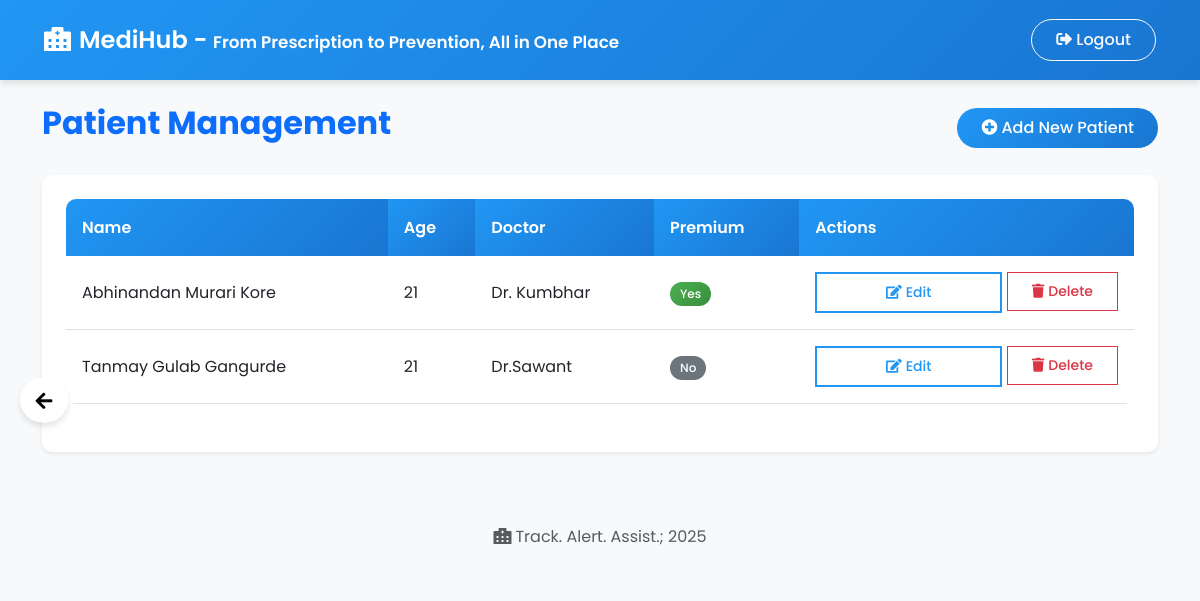
The app's page /receptionist/patient-management (signed in) with its own data.
### app/models.py (models this page shows, shortened)
class Patient(db.Model):
    id = db.Column(db.Integer, primary_key=True)
    user_id = db.Column(db.Integer, db.ForeignKey('user.id'), nullable=False)
    name = db.Column(db.String(100), nullable=False)
    age = db.Column(db.Integer, nullable=False)
    gender = db.Column(db.String(10), nullable=False)
    contact = db.Column(db.String(20), nullable=False)
    address = db.Column(db.String(200), nullable=False)
    email = db.Column(db.String(120), nullable=True)
    is_premium = db.Column(db.Boolean, default=False)
    doctor_id = db.Column(db.Integer, db.ForeignKey('doctor.id'), nullable=True)
    user = db.relationship('User', backref=db.backref('patient', uselist=False))
    doctor = db.relationship('Doctor', backref=db.backref('patients', lazy=True))
    prescriptions = db.relationship('Prescription', backref='prescription_patient', lazy=True)
    follow_ups = db.relationship('FollowUp', backref='follow_up_patient', lazy=True)

class Doctor(db.Model):
    id = db.Column(db.Integer, primary_key=True)
    user_id = db.Column(db.Integer, db.ForeignKey('user.id'), nullable=False)
    name = db.Column(db.String(100), nullable=False)
    specialization = db.Column(db.String(100), nullable=False)
    contact = db.Column(db.String(20), nullable=False)
    is_available = db.Column(db.Boolean, default=True)
    user = db.relationship('User', backref=db.backref('doctor', uselist=False))
    assigned_patients = db.relationship('Patient', backref='assigned_doctor', lazy=True)
    follow_ups = db.relationship('FollowUp', backref='follow_up_doctor', lazy=True)

### app/routes/receptionist.py (the view)
@receptionist_bp.route('/patient-management')
@login_required
def patient_management():
    if not current_user.is_receptionist:
        flash('Access denied. Only receptionists can access this page.', 'danger')
        return redirect(url_for('main.dashboard'))
    patients = Patient.query.all()
    return render_template('receptionist/patient_management.html', patients=patients)

### app/__init__.py (called while the page is built)
def create_app():
    app = Flask(__name__)
    app.config.from_object(Config)
    db.init_app(app)
    migrate = Migrate(app, db)
    login_manager = LoginManager()
    login_manager.init_app(app)
    login_manager.login_view = 'main.login'
    @login_manager.user_loader
    def load_user(user_id):
        return User.query.get(int(user_id))
    from app.routes.main import main_bp
    from app.routes.receptionist import receptionist_bp
    from app.routes.doctor import doctor_bp
    from app.routes.patient import patient_bp
    from app.routes.analytics import analytics_bp
    app.register_blueprint(main_bp)
    app.register_blueprint(receptionist_bp)
    app.register_blueprint(doctor_bp)
    app.register_blueprint(patient_bp)
    app.register_blueprint(analytics_bp)
    with app.app_context():
        db.create_all()
    return app

### app/models.py (called while the page is built)
    @property
    def is_receptionist(self):
        return self.role == 'receptionist'

### app/templates/receptionist/patient_management.html (shortened to what this page needs)
{% extends "base.html" %}
{% block content %}
<div class="row mb-4">
    <div class="col-md-12">
        <div class="d-flex justify-content-between align-items-center">
            <h2 class="text-primary fw-bold">Patient Management</h2>
            <a href="{{ url_for('receptionist.add_patient') }}" class="btn btn-primary">
                <i class="fas fa-plus-circle me-1"></i>Add New Patient
            </a>
        </div>
    </div>
</div>
<div class="row">
    <div class="col-md-12">
        <div class="card dashboard-card shadow-sm">
            <div class="card-body">
                <div class="table-responsive">
                    <table class="table table-hover">
                        <thead class="table-light">
                            <tr>
                                <th>Name</th>
                                <th>Age</th>
                                <th>Doctor</th>
                                <th>Premium</th>
                                <th>Actions</th>
                            </tr>
                        </thead>
                        <tbody>
                            {% for patient in patients %}
                            <tr>
                                <td>{{ patient.name }}</td>
                                <td>{{ patient.age }}</td>
                                <td>{{ patient.doctor.name if patient.doctor else 'Unassigned' }}</td>
                                <td>
                                    <span class="badge {% if patient.is_premium %}bg-success{% else %}bg-secondary{% endif %}">
                                        {{ 'Yes' if patient.is_premium else 'No' }}
                                    </span>
                                </td>
                                <td>
                                    <div class="btn-group">
                                        <a href="{{ url_for('receptionist.edit_patient', patient_id=patient.id) }}" class="btn btn-sm btn-outline-primary rounded-0">
                                            <i class="fas fa-edit me-1"></i>Edit
                                        </a>
                                        <form action="{{ url_for('receptionist.delete_patient', patient_id=patient.id) }}" method="POST" style="display: inline;">
                                            <button type="submit" class="btn btn-sm btn-outline-danger rounded-0" onclick="return confirm('Are you sure you want to delete this patient?')">
                                                <i class="fas fa-trash me-1"></i>Delete
                                            </button>
                                        </form>
                                    </div>
                                </td>
                            </tr>
                            {% endfor %}
                        </tbody>
                    </table>
                </div>
            </div>
        </div>
    </div>
</div>
{% endblock %}

### app/static/style.css (style rules this page uses)
:root { --primary-color: #2196F3; --primary-light: #E3F2FD; --primary-dark: #1976D2; --secondary-color: #4CAF50; --secondary-light: #E8F5E9; --secondary-dark: #388E3C; --accent-color: #FFC107; --accent-light: #FFF8E1; --accent-dark: #FFA000; --text-color: #333; --text-light: #757575; --light-bg: #f8f9fa; --white: #ffffff; --shadow: 0 4px 6px rgba(0,0,0,.1); --shadow-lg: 0 10px 15px rgba(0,0,0,.1); --transition: all 0.3s ease; --border-radius: 10px; --border-radius-lg: 15px; }
body { background-color: var(--light-bg); font-family: 'Poppins', sans-serif; color: var(--text-color); line-height: 1.6; }
.card { border: none; border-radius: var(--border-radius-lg); box-shadow: var(--shadow); transition: var(--transition); background: var(--white); overflow: hidden; margin-bottom: 1.5rem; }
.card-body { padding: 1.5rem; }
.btn { border-radius: 30px; padding: 0.5rem 1.5rem; font-weight: 500; transition: var(--transition); }
.btn-primary { background: linear-gradient(135deg, var(--primary-color), var(--primary-dark)); border: none; }
.btn-outline-primary { border: 2px solid var(--primary-color); color: var(--primary-color); }
.table { border-radius: var(--border-radius); overflow: hidden; }
.table thead th { background: linear-gradient(135deg, var(--primary-color), var(--primary-dark)); color: var(--white); border: none; padding: 1rem; }
.table tbody tr { transition: var(--transition); }
.table td { vertical-align: middle; padding: 1rem; }
.dashboard-card { margin-bottom: 1.5rem; transition: var(--transition); height: 100%; }
.badge { padding: 0.5em 0.75em; font-weight: 500; border-radius: 30px; }
.badge.bg-success { background: linear-gradient(135deg, var(--secondary-color), var(--secondary-dark)) !important; }

### app/templates/receptionist/patient_management.html (style rules this page uses)
.dashboard-card { border-radius: 10px; border: none; transition: transform 0.2s ease-in-out; }
.table { margin-bottom: 0; }
.table th { font-weight: 600; border-top: none; }
.table td { vertical-align: middle; }
.btn-group { display: flex; gap: 5px; }
.badge { padding: 6px 10px; font-weight: 500; }

### records on screen
Patient: name "Abhinandan Murari Kore", age "21", doctor "Dr. Kumbhar", is_premium "Yes"
Patient: name "Tanmay Gulab Gangurde", age "21", doctor "Dr.Sawant", is_premium "No"
